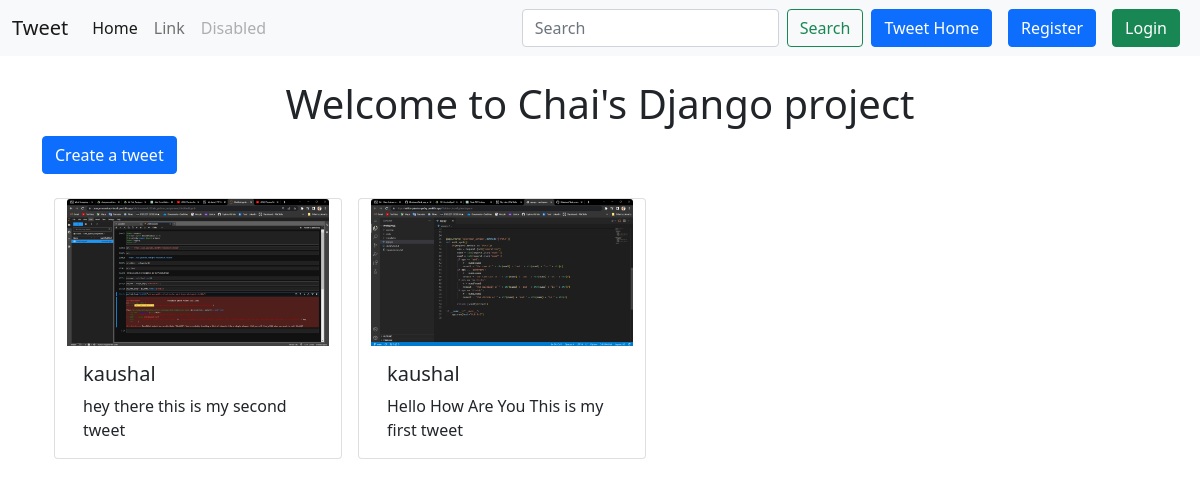
Page /tweet/ on the earlier database version.
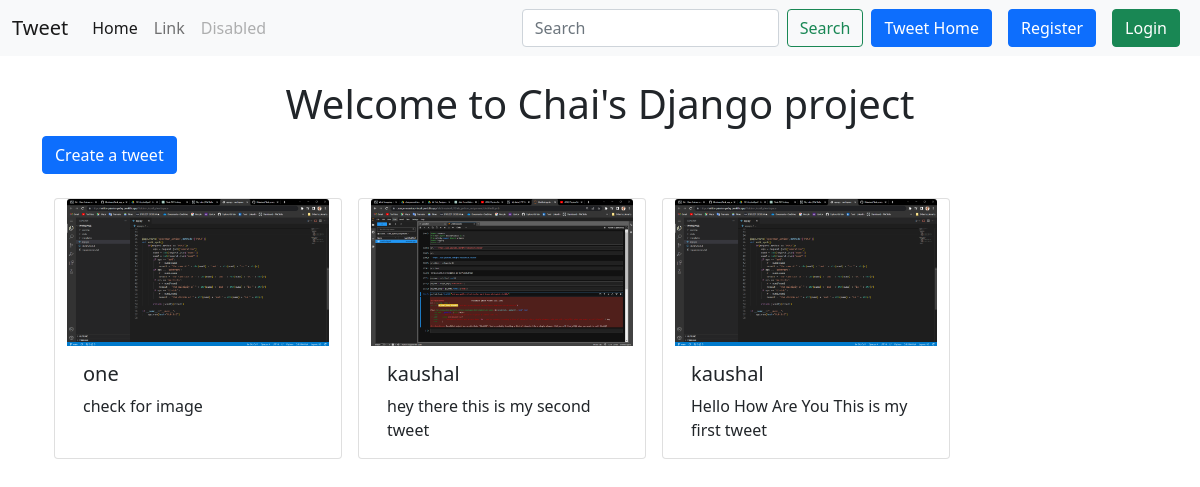
Same page on the later database version.
### tweet/models.py (models this page shows, shortened)
class Tweet(models.Model):
    user = models.ForeignKey(User,on_delete=models.CASCADE)
    text = models.TextField(max_length=240)
    image = models.ImageField(upload_to='photos/',blank=True,null=True)
    created_at = models.DateTimeField(auto_now_add=True)
    updated_at = models.DateTimeField(auto_now=True)

### tweet/views.py (the view)
# urls.py: path('',views.tweet_list,name='tweet_list'),
def tweet_list(request):
    tweets = Tweet.objects.all().order_by('-created_at')
    return render(request,'tweet_list.html',{'tweets':tweets})

### tweet/templates/tweet_list.html (shortened to what this page needs)
{% extends "layout.html" %}
{% block content %}
<h1 class="text-center  mt-4">Welcome to Chai's Django project</h1>
<a class="btn btn-primary mb-4" href="{% url 'tweet_create' %}">Create a tweet</a>
<div class="container row gap-3">
  {% for tweet in  tweets %}
  <div class="card" style="width: 18rem;">
    <img src="{{tweet.image.url}}" class="card-img-top" alt="...">
    <div class="card-body">
      <h5 class="card-title">{{tweet.user.username}}</h5>
      <p class="card-text">{{tweet.text}}</p>
    </div>
  </div>
  {% endfor %}
</div>
{% endblock %}

### templates/layout.html (shortened to what this page needs)
{% load static %}
<!DOCTYPE html>
<html>
<head>
    <link rel="stylesheet" href="{% static 'style.css' %}">
    <link href="https://cdn.jsdelivr.net/npm/bootstrap@5.0.2/dist/css/bootstrap.min.css" rel="stylesheet">
</head>
<body>
    <nav class="navbar navbar-expand-lg navbar-light bg-light">
        <div class="container-fluid">
          <a class="navbar-brand" href="#">Tweet</a>
          <div class="collapse navbar-collapse" id="navbarSupportedContent">
            <ul class="navbar-nav me-auto mb-2 mb-lg-0">
              <li class="nav-item">
                <a class="nav-link active" aria-current="page" href="#">Home</a>
              </li>
              <li class="nav-item">
                <a class="nav-link" href="#">Link</a>
              </li>
              <li class="nav-item">
                <a class="nav-link disabled" href="#" tabindex="-1" aria-disabled="true">Disabled</a>
              </li>
            </ul>
            <form class="d-flex">
              <input class="form-control me-2" type="search" placeholder="Search" aria-label="Search">
              <button class="btn btn-outline-success" type="submit">Search</button>
            </form>
                <a href="{% url 'tweet_list'%}" class="btn btn-primary mx-2">Tweet Home</a>
                    {% if user.is_authenticated %}
                    <form  method="post" action="{% url 'logout' %}">
                    {% csrf_token %}
                    <button class="btn btn-danger" type="submit">Logout</button>
                    </form>
                    {% else%}
                    <a href="{% url 'register'%}" class="btn btn-primary mx-2">Register</a>
                    <a href="{% url 'login'%}" class="btn btn-success mx-2">Login</a>
                    {% endif%}
          </div>
        </div>
      </nav>
      <div class="container">
        {% block content %}
        {% endblock %}
      </div>
</body>
</html>

### static/style.css (style rules this page uses)
body { background-color: #161616; font-family: Arial, sans-serif; color: #fff; }

Differences in the rows shown:
added Tweet: image (picture), user.username "one", text "check for image"
